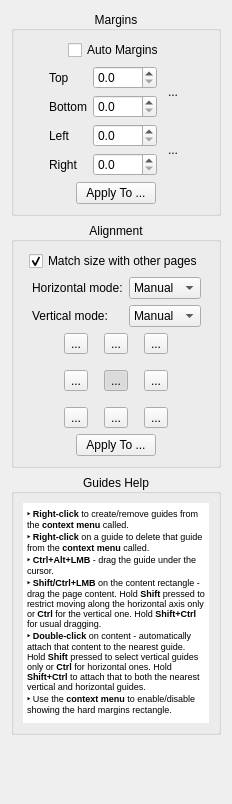
<?xml version="1.0" encoding="UTF-8"?>
<ui version="4.0">
 <class>page_layout::OptionsWidget</class>
 <widget class="QWidget" name="page_layout::OptionsWidget">
  <property name="geometry">
   <rect>
    <x>0</x>
    <y>0</y>
    <width>232</width>
    <height>804</height>
   </rect>
  </property>
  <property name="windowTitle">
   <string>Form</string>
  </property>
  <layout class="QVBoxLayout" name="verticalLayout_4">
   <item>
    <widget class="CollapsibleGroupBox" name="marginsGroup">
     <property name="title">
      <string>Margins</string>
     </property>
     <property name="alignment">
      <set>Qt::AlignCenter</set>
     </property>
     <layout class="QVBoxLayout" name="verticalLayout">
      <item>
       <layout class="QHBoxLayout" name="horizontalLayout">
        <item>
         <spacer name="horizontalSpacer_4">
          <property name="orientation">
           <enum>Qt::Horizontal</enum>
          </property>
          <property name="sizeHint" stdset="0">
           <size>
            <width>1</width>
            <height>1</height>
           </size>
          </property>
         </spacer>
        </item>
        <item>
         <widget class="QCheckBox" name="autoMargins">
          <property name="text">
           <string>Auto Margins</string>
          </property>
          <property name="checked">
           <bool>false</bool>
          </property>
         </widget>
        </item>
        <item>
         <spacer name="horizontalSpacer_2">
          <property name="orientation">
           <enum>Qt::Horizontal</enum>
          </property>
          <property name="sizeHint" stdset="0">
           <size>
            <width>1</width>
            <height>1</height>
           </size>
          </property>
         </spacer>
        </item>
       </layout>
      </item>
      <item>
       <layout class="QHBoxLayout" name="horizontalLayout_2">
        <item>
         <spacer name="horizontalSpacer_3">
          <property name="orientation">
           <enum>Qt::Horizontal</enum>
          </property>
          <property name="sizeHint" stdset="0">
           <size>
            <width>1</width>
            <height>1</height>
           </size>
          </property>
         </spacer>
        </item>
        <item>
         <layout class="QGridLayout" name="gridLayout">
          <item row="0" column="2" rowspan="2">
           <widget class="QToolButton" name="topBottomLink">
            <property name="minimumSize">
             <size>
              <width>20</width>
              <height>36</height>
             </size>
            </property>
            <property name="maximumSize">
             <size>
              <width>20</width>
              <height>36</height>
             </size>
            </property>
            <property name="styleSheet">
             <string notr="true">QToolButton:!hover {
  padding: 0;
  border: none;
  background-color: transparent;
}

QToolButton:hover {
  padding: 0;
  border: 1px solid palette(highlight);
  background-color: palette(base);
}

QToolButton:pressed {
  padding: 0;
  border: 1px solid palette(highlight);
  background-color: palette(alternative-base);
}</string>
            </property>
            <property name="text">
             <string>...</string>
            </property>
            <property name="icon">
             <iconset resource="../../../resources/resources.qrc">
              <normaloff>:/icons/stock-vchain.svg</normaloff>:/icons/stock-vchain.svg</iconset>
            </property>
            <property name="iconSize">
             <size>
              <width>18</width>
              <height>24</height>
             </size>
            </property>
           </widget>
          </item>
          <item row="0" column="0">
           <widget class="QLabel" name="label">
            <property name="text">
             <string>Top</string>
            </property>
           </widget>
          </item>
          <item row="3" column="0">
           <widget class="QLabel" name="label_4">
            <property name="text">
             <string>Right</string>
            </property>
           </widget>
          </item>
          <item row="2" column="0">
           <widget class="QLabel" name="label_3">
            <property name="text">
             <string>Left</string>
            </property>
           </widget>
          </item>
          <item row="2" column="2" rowspan="2">
           <widget class="QToolButton" name="leftRightLink">
            <property name="minimumSize">
             <size>
              <width>20</width>
              <height>36</height>
             </size>
            </property>
            <property name="maximumSize">
             <size>
              <width>20</width>
              <height>36</height>
             </size>
            </property>
            <property name="styleSheet">
             <string notr="true">QToolButton:!hover {
  padding: 0;
  border: none;
  background-color: transparent;
}

QToolButton:hover {
  padding: 0;
  border: 1px solid palette(highlight);
  background-color: palette(base);
}

QToolButton:pressed {
  padding: 0;
  border: 1px solid palette(highlight);
  background-color: palette(alternative-base);
}</string>
            </property>
            <property name="text">
             <string>...</string>
            </property>
            <property name="icon">
             <iconset resource="../../../resources/resources.qrc">
              <normaloff>:/icons/stock-vchain.svg</normaloff>:/icons/stock-vchain.svg</iconset>
            </property>
            <property name="iconSize">
             <size>
              <width>18</width>
              <height>24</height>
             </size>
            </property>
            <property name="checked">
             <bool>false</bool>
            </property>
           </widget>
          </item>
          <item row="0" column="1">
           <widget class="QDoubleSpinBox" name="topMarginSpinBox">
            <property name="decimals">
             <number>1</number>
            </property>
            <property name="maximum">
             <double>9999.000000000000000</double>
            </property>
           </widget>
          </item>
          <item row="1" column="1">
           <widget class="QDoubleSpinBox" name="bottomMarginSpinBox">
            <property name="decimals">
             <number>1</number>
            </property>
            <property name="maximum">
             <double>9999.000000000000000</double>
            </property>
           </widget>
          </item>
          <item row="2" column="1">
           <widget class="QDoubleSpinBox" name="leftMarginSpinBox">
            <property name="decimals">
             <number>1</number>
            </property>
            <property name="maximum">
             <double>9999.000000000000000</double>
            </property>
           </widget>
          </item>
          <item row="1" column="0">
           <widget class="QLabel" name="label_2">
            <property name="text">
             <string>Bottom</string>
            </property>
           </widget>
          </item>
          <item row="3" column="1">
           <widget class="QDoubleSpinBox" name="rightMarginSpinBox">
            <property name="decimals">
             <number>1</number>
            </property>
            <property name="maximum">
             <double>9999.000000000000000</double>
            </property>
           </widget>
          </item>
         </layout>
        </item>
        <item>
         <spacer name="horizontalSpacer">
          <property name="orientation">
           <enum>Qt::Horizontal</enum>
          </property>
          <property name="sizeHint" stdset="0">
           <size>
            <width>1</width>
            <height>1</height>
           </size>
          </property>
         </spacer>
        </item>
       </layout>
      </item>
      <item>
       <layout class="QHBoxLayout" name="horizontalLayout_5">
        <item>
         <spacer name="horizontalSpacer_9">
          <property name="orientation">
           <enum>Qt::Horizontal</enum>
          </property>
          <property name="sizeHint" stdset="0">
           <size>
            <width>1</width>
            <height>1</height>
           </size>
          </property>
         </spacer>
        </item>
        <item>
         <widget class="QPushButton" name="applyMarginsBtn">
          <property name="text">
           <string>Apply To ...</string>
          </property>
         </widget>
        </item>
        <item>
         <spacer name="horizontalSpacer_10">
          <property name="orientation">
           <enum>Qt::Horizontal</enum>
          </property>
          <property name="sizeHint" stdset="0">
           <size>
            <width>1</width>
            <height>1</height>
           </size>
          </property>
         </spacer>
        </item>
       </layout>
      </item>
     </layout>
    </widget>
   </item>
   <item>
    <widget class="CollapsibleGroupBox" name="alignmentGroup">
     <property name="title">
      <string>Alignment</string>
     </property>
     <property name="alignment">
      <set>Qt::AlignCenter</set>
     </property>
     <layout class="QVBoxLayout" name="verticalLayout_2">
      <property name="topMargin">
       <number>9</number>
      </property>
      <property name="rightMargin">
       <number>9</number>
      </property>
      <item>
       <layout class="QHBoxLayout" name="horizontalLayout_7">
        <item>
         <spacer name="horizontalSpacer_7">
          <property name="orientation">
           <enum>Qt::Horizontal</enum>
          </property>
          <property name="sizeHint" stdset="0">
           <size>
            <width>1</width>
            <height>1</height>
           </size>
          </property>
         </spacer>
        </item>
        <item>
         <widget class="QCheckBox" name="alignWithOthersCB">
          <property name="text">
           <string>Match size with other pages</string>
          </property>
          <property name="checked">
           <bool>true</bool>
          </property>
         </widget>
        </item>
        <item>
         <spacer name="horizontalSpacer_8">
          <property name="orientation">
           <enum>Qt::Horizontal</enum>
          </property>
          <property name="sizeHint" stdset="0">
           <size>
            <width>1</width>
            <height>1</height>
           </size>
          </property>
         </spacer>
        </item>
       </layout>
      </item>
      <item>
       <layout class="QHBoxLayout" name="horizontalLayout_9">
        <item>
         <spacer name="horizontalSpacer_17">
          <property name="orientation">
           <enum>Qt::Horizontal</enum>
          </property>
          <property name="sizeHint" stdset="0">
           <size>
            <width>1</width>
            <height>1</height>
           </size>
          </property>
         </spacer>
        </item>
        <item>
         <layout class="QGridLayout" name="gridLayout_3">
          <item row="0" column="0">
           <widget class="QLabel" name="hAlignmentModeLabel">
            <property name="text">
             <string>Horizontal mode:</string>
            </property>
           </widget>
          </item>
          <item row="1" column="0">
           <widget class="QLabel" name="vAlignmentModeLabel">
            <property name="text">
             <string>Vertical mode:</string>
            </property>
           </widget>
          </item>
          <item row="0" column="1">
           <widget class="QComboBox" name="hAlignmentModeCB">
            <property name="currentIndex">
             <number>1</number>
            </property>
            <item>
             <property name="text">
              <string comment="auto">Auto</string>
             </property>
            </item>
            <item>
             <property name="text">
              <string comment="manual">Manual</string>
             </property>
            </item>
            <item>
             <property name="text">
              <string comment="original">Original</string>
             </property>
            </item>
           </widget>
          </item>
          <item row="1" column="1">
           <widget class="QComboBox" name="vAlignmentModeCB">
            <property name="currentIndex">
             <number>1</number>
            </property>
            <item>
             <property name="text">
              <string comment="auto">Auto</string>
             </property>
            </item>
            <item>
             <property name="text">
              <string comment="manual">Manual</string>
             </property>
            </item>
            <item>
             <property name="text">
              <string comment="original">Original</string>
             </property>
            </item>
           </widget>
          </item>
         </layout>
        </item>
        <item>
         <spacer name="horizontalSpacer_18">
          <property name="orientation">
           <enum>Qt::Horizontal</enum>
          </property>
          <property name="sizeHint" stdset="0">
           <size>
            <width>1</width>
            <height>1</height>
           </size>
          </property>
         </spacer>
        </item>
       </layout>
      </item>
      <item>
       <layout class="QHBoxLayout" name="horizontalLayout_4">
        <item>
         <spacer name="horizontalSpacer_6">
          <property name="orientation">
           <enum>Qt::Horizontal</enum>
          </property>
          <property name="sizeHint" stdset="0">
           <size>
            <width>1</width>
            <height>1</height>
           </size>
          </property>
         </spacer>
        </item>
        <item>
         <layout class="QGridLayout" name="gridLayout_2">
          <property name="spacing">
           <number>16</number>
          </property>
          <item row="0" column="0">
           <widget class="QToolButton" name="alignTopLeftBtn">
            <property name="text">
             <string>...</string>
            </property>
            <property name="icon">
             <iconset resource="../../../resources/resources.qrc">
              <normaloff>:/icons/stock-gravity-north-west.svg</normaloff>:/icons/stock-gravity-north-west.svg</iconset>
            </property>
            <property name="iconSize">
             <size>
              <width>24</width>
              <height>24</height>
             </size>
            </property>
            <property name="checkable">
             <bool>true</bool>
            </property>
            <property name="autoExclusive">
             <bool>true</bool>
            </property>
           </widget>
          </item>
          <item row="0" column="1">
           <widget class="QToolButton" name="alignTopBtn">
            <property name="text">
             <string>...</string>
            </property>
            <property name="icon">
             <iconset resource="../../../resources/resources.qrc">
              <normaloff>:/icons/stock-gravity-north.svg</normaloff>:/icons/stock-gravity-north.svg</iconset>
            </property>
            <property name="iconSize">
             <size>
              <width>24</width>
              <height>24</height>
             </size>
            </property>
            <property name="checkable">
             <bool>true</bool>
            </property>
            <property name="autoExclusive">
             <bool>true</bool>
            </property>
           </widget>
          </item>
          <item row="0" column="2">
           <widget class="QToolButton" name="alignTopRightBtn">
            <property name="text">
             <string>...</string>
            </property>
            <property name="icon">
             <iconset resource="../../../resources/resources.qrc">
              <normaloff>:/icons/stock-gravity-north-east.svg</normaloff>:/icons/stock-gravity-north-east.svg</iconset>
            </property>
            <property name="iconSize">
             <size>
              <width>24</width>
              <height>24</height>
             </size>
            </property>
            <property name="checkable">
             <bool>true</bool>
            </property>
            <property name="autoExclusive">
             <bool>true</bool>
            </property>
           </widget>
          </item>
          <item row="1" column="0">
           <widget class="QToolButton" name="alignLeftBtn">
            <property name="text">
             <string>...</string>
            </property>
            <property name="icon">
             <iconset resource="../../../resources/resources.qrc">
              <normaloff>:/icons/stock-gravity-west.svg</normaloff>:/icons/stock-gravity-west.svg</iconset>
            </property>
            <property name="iconSize">
             <size>
              <width>24</width>
              <height>24</height>
             </size>
            </property>
            <property name="checkable">
             <bool>true</bool>
            </property>
            <property name="autoExclusive">
             <bool>true</bool>
            </property>
           </widget>
          </item>
          <item row="1" column="1">
           <widget class="QToolButton" name="alignCenterBtn">
            <property name="text">
             <string>...</string>
            </property>
            <property name="icon">
             <iconset resource="../../../resources/resources.qrc">
              <normaloff>:/icons/stock-center.svg</normaloff>:/icons/stock-center.svg</iconset>
            </property>
            <property name="iconSize">
             <size>
              <width>24</width>
              <height>24</height>
             </size>
            </property>
            <property name="checkable">
             <bool>true</bool>
            </property>
            <property name="checked">
             <bool>true</bool>
            </property>
            <property name="autoExclusive">
             <bool>true</bool>
            </property>
           </widget>
          </item>
          <item row="1" column="2">
           <widget class="QToolButton" name="alignRightBtn">
            <property name="text">
             <string>...</string>
            </property>
            <property name="icon">
             <iconset resource="../../../resources/resources.qrc">
              <normaloff>:/icons/stock-gravity-east.svg</normaloff>:/icons/stock-gravity-east.svg</iconset>
            </property>
            <property name="iconSize">
             <size>
              <width>24</width>
              <height>24</height>
             </size>
            </property>
            <property name="checkable">
             <bool>true</bool>
            </property>
            <property name="autoExclusive">
             <bool>true</bool>
            </property>
           </widget>
          </item>
          <item row="2" column="0">
           <widget class="QToolButton" name="alignBottomLeftBtn">
            <property name="text">
             <string>...</string>
            </property>
            <property name="icon">
             <iconset resource="../../../resources/resources.qrc">
              <normaloff>:/icons/stock-gravity-south-west.svg</normaloff>:/icons/stock-gravity-south-west.svg</iconset>
            </property>
            <property name="iconSize">
             <size>
              <width>24</width>
              <height>24</height>
             </size>
            </property>
            <property name="checkable">
             <bool>true</bool>
            </property>
            <property name="autoExclusive">
             <bool>true</bool>
            </property>
           </widget>
          </item>
          <item row="2" column="1">
           <widget class="QToolButton" name="alignBottomBtn">
            <property name="text">
             <string>...</string>
            </property>
            <property name="icon">
             <iconset resource="../../../resources/resources.qrc">
              <normaloff>:/icons/stock-gravity-south.svg</normaloff>:/icons/stock-gravity-south.svg</iconset>
            </property>
            <property name="iconSize">
             <size>
              <width>24</width>
              <height>24</height>
             </size>
            </property>
            <property name="checkable">
             <bool>true</bool>
            </property>
            <property name="autoExclusive">
             <bool>true</bool>
            </property>
           </widget>
          </item>
          <item row="2" column="2">
           <widget class="QToolButton" name="alignBottomRightBtn">
            <property name="text">
             <string>...</string>
            </property>
            <property name="icon">
             <iconset resource="../../../resources/resources.qrc">
              <normaloff>:/icons/stock-gravity-south-east.svg</normaloff>:/icons/stock-gravity-south-east.svg</iconset>
            </property>
            <property name="iconSize">
             <size>
              <width>24</width>
              <height>24</height>
             </size>
            </property>
            <property name="checkable">
             <bool>true</bool>
            </property>
            <property name="autoExclusive">
             <bool>true</bool>
            </property>
           </widget>
          </item>
         </layout>
        </item>
        <item>
         <spacer name="horizontalSpacer_5">
          <property name="orientation">
           <enum>Qt::Horizontal</enum>
          </property>
          <property name="sizeHint" stdset="0">
           <size>
            <width>1</width>
            <height>1</height>
           </size>
          </property>
         </spacer>
        </item>
       </layout>
      </item>
      <item>
       <layout class="QHBoxLayout" name="horizontalLayout_6">
        <item>
         <spacer name="horizontalSpacer_11">
          <property name="orientation">
           <enum>Qt::Horizontal</enum>
          </property>
          <property name="sizeHint" stdset="0">
           <size>
            <width>1</width>
            <height>1</height>
           </size>
          </property>
         </spacer>
        </item>
        <item>
         <widget class="QPushButton" name="applyAlignmentBtn">
          <property name="text">
           <string>Apply To ...</string>
          </property>
         </widget>
        </item>
        <item>
         <spacer name="horizontalSpacer_12">
          <property name="orientation">
           <enum>Qt::Horizontal</enum>
          </property>
          <property name="sizeHint" stdset="0">
           <size>
            <width>1</width>
            <height>1</height>
           </size>
          </property>
         </spacer>
        </item>
       </layout>
      </item>
     </layout>
    </widget>
   </item>
   <item>
    <widget class="CollapsibleGroupBox" name="groupBox">
     <property name="sizePolicy">
      <sizepolicy hsizetype="Preferred" vsizetype="Preferred">
       <horstretch>0</horstretch>
       <verstretch>0</verstretch>
      </sizepolicy>
     </property>
     <property name="title">
      <string>Guides Help</string>
     </property>
     <property name="alignment">
      <set>Qt::AlignCenter</set>
     </property>
     <layout class="QVBoxLayout" name="verticalLayout_6">
      <property name="sizeConstraint">
       <enum>QLayout::SetDefaultConstraint</enum>
      </property>
      <item>
       <widget class="QTextBrowser" name="textBrowser">
        <property name="sizePolicy">
         <sizepolicy hsizetype="Expanding" vsizetype="Expanding">
          <horstretch>0</horstretch>
          <verstretch>0</verstretch>
         </sizepolicy>
        </property>
        <property name="minimumSize">
         <size>
          <width>0</width>
          <height>220</height>
         </size>
        </property>
        <property name="baseSize">
         <size>
          <width>0</width>
          <height>0</height>
         </size>
        </property>
        <property name="acceptDrops">
         <bool>false</bool>
        </property>
        <property name="toolTip">
         <string/>
        </property>
        <property name="toolTipDuration">
         <number>-1</number>
        </property>
        <property name="statusTip">
         <string/>
        </property>
        <property name="autoFillBackground">
         <bool>false</bool>
        </property>
        <property name="frameShape">
         <enum>QFrame::NoFrame</enum>
        </property>
        <property name="frameShadow">
         <enum>QFrame::Plain</enum>
        </property>
        <property name="verticalScrollBarPolicy">
         <enum>Qt::ScrollBarAlwaysOff</enum>
        </property>
        <property name="horizontalScrollBarPolicy">
         <enum>Qt::ScrollBarAlwaysOff</enum>
        </property>
        <property name="sizeAdjustPolicy">
         <enum>QAbstractScrollArea::AdjustToContentsOnFirstShow</enum>
        </property>
        <property name="autoFormatting">
         <set>QTextEdit::AutoNone</set>
        </property>
        <property name="lineWrapMode">
         <enum>QTextEdit::WidgetWidth</enum>
        </property>
        <property name="readOnly">
         <bool>true</bool>
        </property>
        <property name="html">
         <string>&lt;!DOCTYPE HTML PUBLIC &quot;-//W3C//DTD HTML 4.0//EN&quot; &quot;http://www.w3.org/TR/REC-html40/strict.dtd&quot;&gt;
&lt;html&gt;&lt;head&gt;&lt;meta name=&quot;qrichtext&quot; content=&quot;1&quot; /&gt;&lt;style type=&quot;text/css&quot;&gt;
p, li { white-space: pre-wrap; }
&lt;/style&gt;&lt;/head&gt;&lt;body style=&quot; font-family:'Lucida Grande'; font-size:8.25pt; font-weight:400; font-style:normal;&quot;&gt;
&lt;p style=&quot; margin-top:0px; margin-bottom:0px; margin-left:0px; margin-right:0px; -qt-block-indent:0; text-indent:0px;&quot;&gt;&lt;span style=&quot; font-size:7pt; font-weight:600;&quot;&gt;‣ Right-click&lt;/span&gt;&lt;span style=&quot; font-size:7pt;&quot;&gt; to create/remove guides from the &lt;/span&gt;&lt;span style=&quot; font-size:7pt; font-weight:600;&quot;&gt;context menu&lt;/span&gt;&lt;span style=&quot; font-size:7pt;&quot;&gt; called.&lt;/span&gt;&lt;/p&gt;
&lt;p style=&quot; margin-top:0px; margin-bottom:0px; margin-left:0px; margin-right:0px; -qt-block-indent:0; text-indent:0px;&quot;&gt;&lt;span style=&quot; font-size:7pt; font-weight:600;&quot;&gt;‣ Right-click&lt;/span&gt;&lt;span style=&quot; font-size:7pt;&quot;&gt; on a guide to delete that guide from the &lt;/span&gt;&lt;span style=&quot; font-size:7pt; font-weight:600;&quot;&gt;context menu&lt;/span&gt;&lt;span style=&quot; font-size:7pt;&quot;&gt; called.&lt;/span&gt;&lt;/p&gt;
&lt;p style=&quot; margin-top:0px; margin-bottom:0px; margin-left:0px; margin-right:0px; -qt-block-indent:0; text-indent:0px;&quot;&gt;&lt;span style=&quot; font-size:7pt; font-weight:600;&quot;&gt;‣ Ctrl+Alt+LMB&lt;/span&gt;&lt;span style=&quot; font-size:7pt;&quot;&gt; - drag the guide under the cursor.&lt;/span&gt;&lt;/p&gt;
&lt;p style=&quot; margin-top:0px; margin-bottom:0px; margin-left:0px; margin-right:0px; -qt-block-indent:0; text-indent:0px;&quot;&gt;&lt;span style=&quot; font-size:7pt; font-weight:600;&quot;&gt;‣ Shift/Ctrl+LMB&lt;/span&gt;&lt;span style=&quot; font-size:7pt;&quot;&gt; on the content rectangle - drag the page content. Hold &lt;/span&gt;&lt;span style=&quot; font-size:7pt; font-weight:600;&quot;&gt;Shift&lt;/span&gt;&lt;span style=&quot; font-size:7pt;&quot;&gt; pressed to restrict moving along the horizontal axis only or &lt;/span&gt;&lt;span style=&quot; font-size:7pt; font-weight:600;&quot;&gt;Ctrl&lt;/span&gt;&lt;span style=&quot; font-size:7pt;&quot;&gt; for the vertical one. Hold &lt;/span&gt;&lt;span style=&quot; font-size:7pt; font-weight:600;&quot;&gt;Shift+Ctrl&lt;/span&gt;&lt;span style=&quot; font-size:7pt;&quot;&gt; for usual dragging.&lt;/span&gt;&lt;/p&gt;
&lt;p style=&quot; margin-top:0px; margin-bottom:0px; margin-left:0px; margin-right:0px; -qt-block-indent:0; text-indent:0px;&quot;&gt;&lt;span style=&quot; font-size:7pt; font-weight:600;&quot;&gt;‣ Double-click&lt;/span&gt;&lt;span style=&quot; font-size:7pt;&quot;&gt; on content - automatically attach that content to the nearest guide. Hold &lt;/span&gt;&lt;span style=&quot; font-size:7pt; font-weight:600;&quot;&gt;Shift&lt;/span&gt;&lt;span style=&quot; font-size:7pt;&quot;&gt; pressed to select vertical guides only or &lt;/span&gt;&lt;span style=&quot; font-size:7pt; font-weight:600;&quot;&gt;Ctrl&lt;/span&gt;&lt;span style=&quot; font-size:7pt;&quot;&gt; for horizontal ones. Hold &lt;/span&gt;&lt;span style=&quot; font-size:7pt; font-weight:600;&quot;&gt;Shift+Ctrl&lt;/span&gt;&lt;span style=&quot; font-size:7pt;&quot;&gt; to attach that to both the nearest vertical and horizontal guides.&lt;/span&gt;&lt;/p&gt;
&lt;p style=&quot; margin-top:0px; margin-bottom:0px; margin-left:0px; margin-right:0px; -qt-block-indent:0; text-indent:0px;&quot;&gt;&lt;span style=&quot; font-size:7pt; font-weight:600;&quot;&gt;‣&lt;/span&gt;&lt;span style=&quot; font-size:7pt;&quot;&gt; Use the &lt;/span&gt;&lt;span style=&quot; font-size:7pt; font-weight:600;&quot;&gt;context menu&lt;/span&gt;&lt;span style=&quot; font-size:7pt;&quot;&gt; to enable/disable showing the hard margins rectangle.&lt;/span&gt;&lt;/p&gt;&lt;/body&gt;&lt;/html&gt;</string>
        </property>
        <property name="textInteractionFlags">
         <set>Qt::TextSelectableByKeyboard|Qt::TextSelectableByMouse</set>
        </property>
       </widget>
      </item>
     </layout>
    </widget>
   </item>
   <item>
    <spacer name="verticalSpacer">
     <property name="orientation">
      <enum>Qt::Vertical</enum>
     </property>
     <property name="sizeHint" stdset="0">
      <size>
       <width>188</width>
       <height>11</height>
      </size>
     </property>
    </spacer>
   </item>
  </layout>
 </widget>
 <customwidgets>
  <customwidget>
   <class>CollapsibleGroupBox</class>
   <extends>QGroupBox</extends>
   <header location="global">CollapsibleGroupBox.h</header>
   <container>1</container>
  </customwidget>
 </customwidgets>
 <resources>
  <include location="../../../resources/resources.qrc"/>
 </resources>
 <connections/>
</ui>
